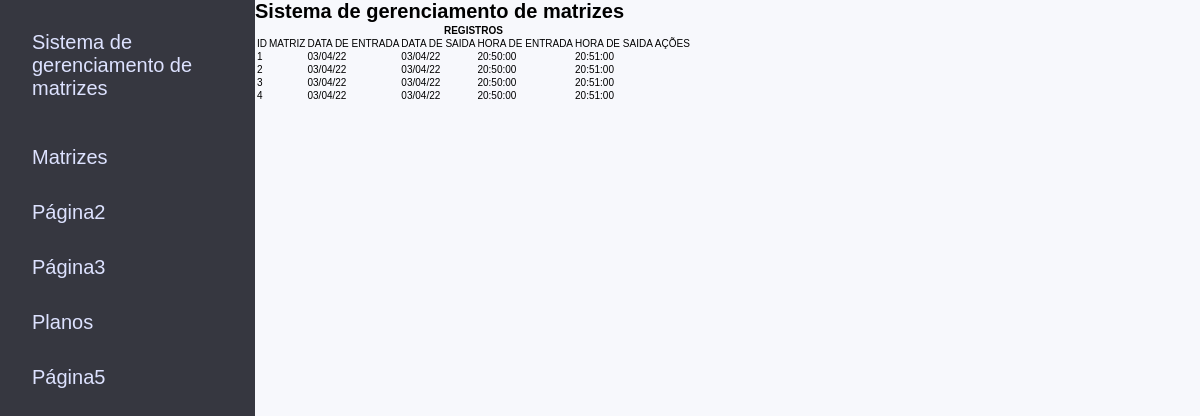
The page /registros.html on the database its author committed.
### ext/site/model/Registro.py (models this page shows)
class Registro(db.Model):
    __tablename__ = "registros"
    id = db.Column("id", db.Integer, primary_key=True)
    matrizId = db.Column(db.Integer, db.ForeignKey("confinamento.matrizId"))
    dataEntrada = db.Column("dataEntrada", db.VARCHAR)
    dataSaida = db.Column("dataSaida", db.VARCHAR)
    horaEntrada = db.Column("horaEntrada", db.VARCHAR)
    horaSaida = db.Column("horaSaida", db.VARCHAR)
    tempo = db.Column("tempo", db.VARCHAR)
    quantidade = db.Column("quantidade", db.Integer)

### ext/site/view/registros.py (the view)
@bp_registros.route("/registros.html")
def registros():
    templateData = {
        'title': 'Sistema de gerenciamento de matrizes',
    }
    registros = registroCRUD.consultarRegistros()
    return render_template("main/registros.html", registros=registros, **templateData)

### ext/db/registroCRUD.py (called while the page is built)
def consultarRegistros():  # Read
    try:
        registros = db.session.query(Registro.Registro).all()
        if not registros:
            raise BaseException("Erro ao consultar no banco de dados")
        return registros
    except BaseException as e:
        return Response(response=json.dumps("{success: false, message: " + e.args[0] + ", response: null}"), status=501)

### templates/main/registros.html (shortened to what this page needs)
{% extends "index.html" %}
{% block main %}
<div class="wrapper">
	   <h1>{{ title }}</h1>
   <table>
       <th colspan="7">
           REGISTROS
       </th>
       <tr>
           <td>ID</td>
           <td>MATRIZ</td>
           <td>DATA DE ENTRADA</td>
           <td>DATA DE SAIDA</td>
           <td>HORA DE ENTRADA</td>
           <td>HORA DE SAIDA</td>
           <td>AÇÕES</td>
       </tr>
       {% for registro in registros %}
   <tr>
        <td>{{registro.id}}</td>
       <td>{{registro.matriz}}</td>
        <td>{{registro.dataEntrada}}</td>
        <td>{{registro.dataSaida}}</td>
        <td>{{registro.horaEntrada}}</td>
        <td>{{registro.horaSaida}}</td>
        <td>{{registro.acoes}}</td>
    </tr>
</div>
{% endfor %}
{% endblock %}

### templates/main/index.html (shortened to what this page needs)
{% extends "base.html" %}

### templates/base.html (shortened to what this page needs)
<!DOCTYPE html>
<html lang="pt-BR">
<head>
    <link rel="stylesheet" href="../static/css/global.css">
</head>
<body>
    <aside>{% include "barra.html" %}</aside>
    <main>{% block main %}{% endblock %}</main>
</body>
</html>

### templates/barra.html (shortened to what this page needs)
{% block style %}
<link rel="stylesheet" href="../static/css/barra.css">
{% endblock %}
{% block barra %}
<header>
    <p><a href="/">Sistema de gerenciamento de matrizes</a></p>
</header>
<nav>
    <ul>
        <li>
            <label for="id1"><a href="matrizes.html">Matrizes</a></label>
        </li>
        <li>
            <label for="id2"><a href="registros.html">Página2</a></label>
        </li>
        <li>
            <label for="id3"><a href="usuarios.html"></a>Página3</label>
        </li>
        <li>
            <label for="id4"><a href="planos.html">Planos</a></label>
        </li>
        <li>
            <label for="id5">Página5</label>
        </li>
    </ul>
</nav>
{% endblock %}

### static/css/global.css (style rules this page uses)
* { margin: 0; padding: 0; box-sizing: border-box; }
html { font-size: 62.5%; }
a,a:visited { text-decoration: none; color: #DDE2FF; }
body { font-family: 'Mulish', sans-serif; background: #F7F8FC; display: flex; width: 100vw; }

### static/css/barra.css (style rules this page uses)
aside { position: fixed; width: 100%; height: 100%; max-width: 255px; background-color: #363740; color: #DDE2FF; }
main { margin-left: 255px; }
aside header { display: flex; align-items: center; height: 130px; font-size: 2rem; padding: 5px 32px; }
aside nav ul { list-style: none; }
aside nav ul li { font-size: 2rem; height: 55px; transition: all 0.4s ease-in-out; cursor: pointer; padding: 18px 32px; position: relative; }
aside nav ul li label { display: flex; align-items: center; flex-direction: row; cursor: pointer; height: 100%; }
main { width: 100%; }

### rows shown on the page
Registro: id "1", dataEntrada "03/04/22", dataSaida "03/04/22", horaEntrada "20:50:00", horaSaida "20:51:00"
Registro: id "2", dataEntrada "03/04/22", dataSaida "03/04/22", horaEntrada "20:50:00", horaSaida "20:51:00"
Registro: id "3", dataEntrada "03/04/22", dataSaida "03/04/22", horaEntrada "20:50:00", horaSaida "20:51:00"
Registro: id "4", dataEntrada "03/04/22", dataSaida "03/04/22", horaEntrada "20:50:00", horaSaida "20:51:00"

### other values the page prints
{{ title }} "Sistema de gerenciamento de matrizes"
